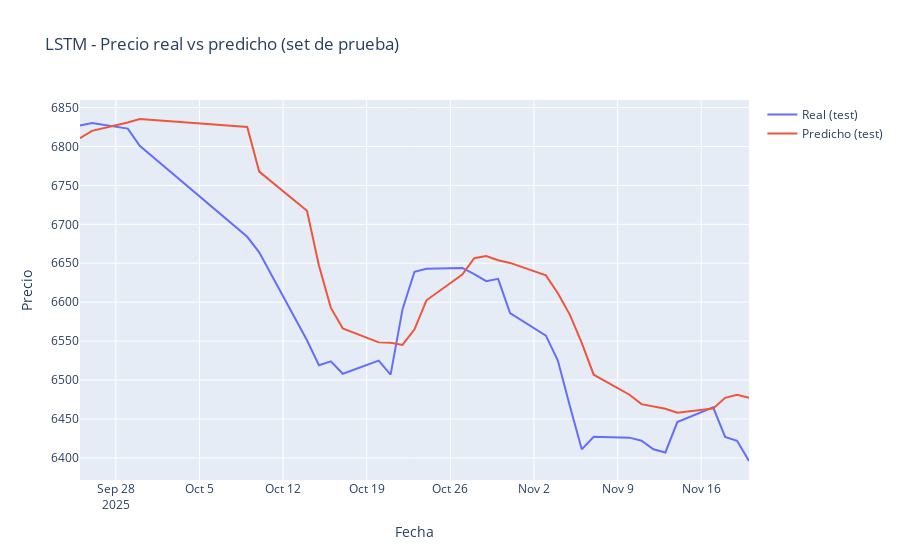
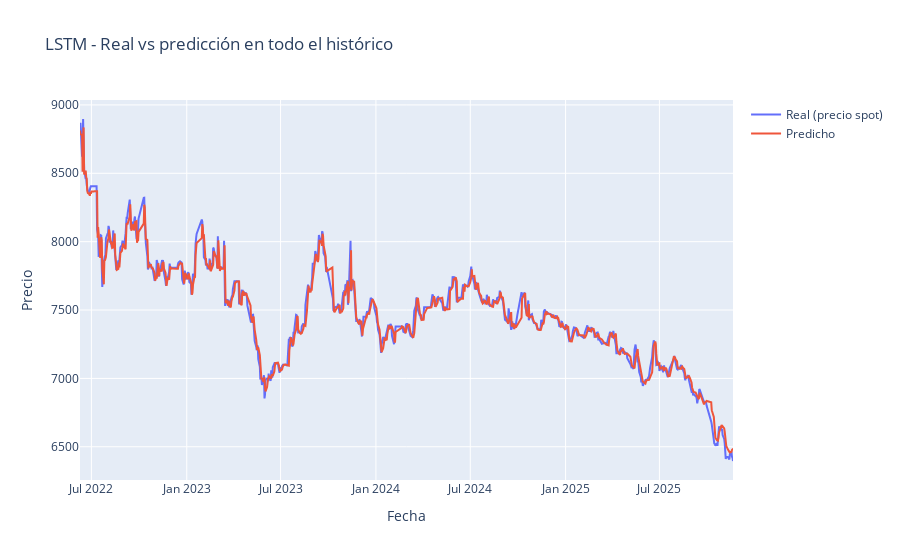
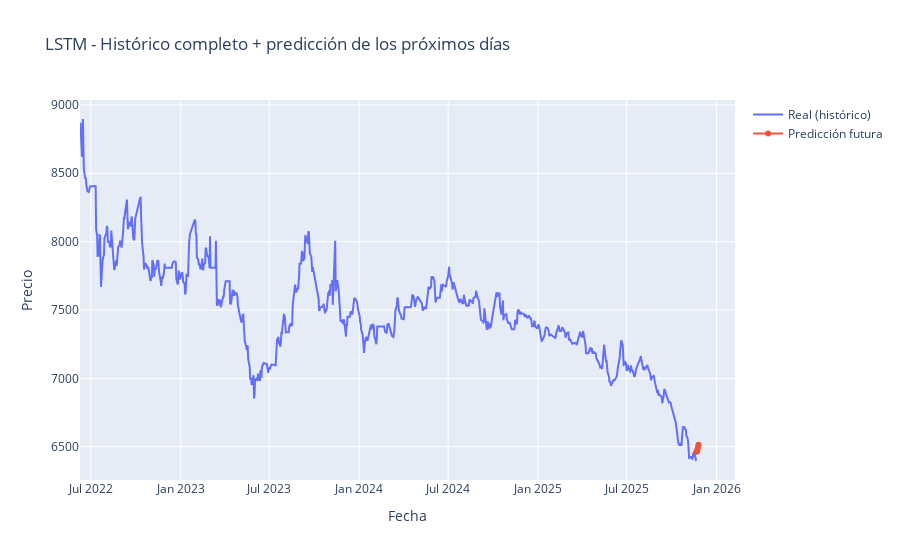

Notebook code cell kept with these figures, in order:
### Code cell
# =========================
#       GRÁFICAS
# =========================

# 1) Real vs predicho solo en test
plot_test_predictions(
    dates_test,
    y_test_inv_lstm,
    y_test_pred_inv_lstm,
    title_prefix="LSTM"
)

# 2) Real vs predicho en todo el histórico (train + val + test)
y_all_pred_scaled_lstm = lstm_model.predict(
    np.concatenate([X_train_seq, X_val_seq, X_test_seq], axis=0)
).flatten()

y_all_inv_lstm = scaler.inverse_transform(
    np.concatenate([y_train, y_val, y_test]).reshape(-1, 1)
).flatten()
y_all_pred_inv_lstm = scaler.inverse_transform(
    y_all_pred_scaled_lstm.reshape(-1, 1)
).flatten()

dates_all_full_lstm = np.concatenate([dates_train, dates_val, dates_test])

plot_full_predictions(
    dates_all_full_lstm,
    y_all_inv_lstm,
    y_all_pred_inv_lstm,
    title_prefix="LSTM"
)

# 3) Histórico completo + predicción de los próximos N_FUTURE_DAYS días
last_window_scaled_lstm = prices_scaled[-WINDOW_SIZE:]
future_scaled_lstm, future_inv_lstm = forecast_future(
    lstm_model,
    last_window_scaled_lstm,
    scaler,
    n_future=N_FUTURE_DAYS
)

last_date = df["Date"].max()
future_dates_lstm = pd.date_range(
    start=last_date + pd.Timedelta(days=1),
    periods=N_FUTURE_DAYS,
    freq="D"
)

plot_full_with_future(
    dates_all_full_lstm,
    y_all_inv_lstm,
    future_dates_lstm,
    future_inv_lstm,
    title_prefix="LSTM"
)

# Tabla de predicciones futuras (LSTM)
future_table_lstm = pd.DataFrame({
    "Fecha futura": future_dates_lstm,
    "Predicción del precio (LSTM)": future_inv_lstm
})
display(future_table_lstm)

### Figure 1 — Plotly figure (JSON) as saved in the notebook; plotly's stock layout.template omitted (floating-point values rounded to 4 significant figures)
{"data": [{"mode": "lines", "name": "Real (test)", "type": "scatter", "x": ["2025-09-25T00:00:00.000000000", "2025-09-26T00:00:00.000000000", "2025-09-29T00:00:00.000000000", "2025-09-30T00:00:00.000000000", "2025-10-09T00:00:00.000000000", "2025-10-10T00:00:00.000000000", "2025-10-14T00:00:00.000000000", "2025-10-15T00:00:00.000000000", "2025-10-16T00:00:00.000000000", "2025-10-17T00:00:00.000000000", "2025-10-20T00:00:00.000000000", "2025-10-21T00:00:00.000000000", "2025-10-22T00:00:00.000000000", "2025-10-23T00:00:00.000000000", "2025-10-24T00:00:00.000000000", "2025-10-27T00:00:00.000000000", "2025-10-28T00:00:00.000000000", "2025-10-29T00:00:00.000000000", "2025-10-30T00:00:00.000000000", "2025-10-31T00:00:00.000000000", "2025-11-03T00:00:00.000000000", "2025-11-04T00:00:00.000000000", "2025-11-05T00:00:00.000000000", "2025-11-06T00:00:00.000000000", "2025-11-07T00:00:00.000000000", "2025-11-10T00:00:00.000000000", "2025-11-11T00:00:00.000000000", "2025-11-12T00:00:00.000000000", "2025-11-13T00:00:00.000000000", "2025-11-14T00:00:00.000000000", "2025-11-17T00:00:00.000000000", "2025-11-18T00:00:00.000000000", "2025-11-19T00:00:00.000000000", "2025-11-20T00:00:00.000000000"], "y": [6827.0, 6830.0, 6823.0, 6801.0, 6684.0, 6664.0, 6551.0, 6519.0, 6524.0, 6508.0, 6525.0, 6507.0, 6591.0, 6639.0, 6643.0, 6644.0, 6636.0, 6627.0, 6630.0, 6586.0, 6557.0, 6525.0, 6467.0, 6411.0, 6427.0, 6426.0, 6422.0, 6411.0, 6407.0, 6446.0, 6465.0, 6427.0, 6422.0, 6396.0]}, {"mode": "lines", "name": "Predicho (test)", "type": "scatter", "x": ["2025-09-25T00:00:00.000000000", "2025-09-26T00:00:00.000000000", "2025-09-29T00:00:00.000000000", "2025-09-30T00:00:00.000000000", "2025-10-09T00:00:00.000000000", "2025-10-10T00:00:00.000000000", "2025-10-14T00:00:00.000000000", "2025-10-15T00:00:00.000000000", "2025-10-16T00:00:00.000000000", "2025-10-17T00:00:00.000000000", "2025-10-20T00:00:00.000000000", "2025-10-21T00:00:00.000000000", "2025-10-22T00:00:00.000000000", "2025-10-23T00:00:00.000000000", "2025-10-24T00:00:00.000000000", "2025-10-27T00:00:00.000000000", "2025-10-28T00:00:00.000000000", "2025-10-29T00:00:00.000000000", "2025-10-30T00:00:00.000000000", "2025-10-31T00:00:00.000000000", "2025-11-03T00:00:00.000000000", "2025-11-04T00:00:00.000000000", "2025-11-05T00:00:00.000000000", "2025-11-06T00:00:00.000000000", "2025-11-07T00:00:00.000000000", "2025-11-10T00:00:00.000000000", "2025-11-11T00:00:00.000000000", "2025-11-12T00:00:00.000000000", "2025-11-13T00:00:00.000000000", "2025-11-14T00:00:00.000000000", "2025-11-17T00:00:00.000000000", "2025-11-18T00:00:00.000000000", "2025-11-19T00:00:00.000000000", "2025-11-20T00:00:00.000000000"], "y": [6811.0, 6820.0, 6831.0, 6835.0, 6825.0, 6768.0, 6718.0, 6647.0, 6593.0, 6566.0, 6548.0, 6548.0, 6545.0, 6565.0, 6602.0, 6636.0, 6656.0, 6659.0, 6654.0, 6650.0, 6634.0, 6611.0, 6584.0, 6548.0, 6507.0, 6481.0, 6469.0, 6466.0, 6463.0, 6458.0, 6464.0, 6477.0, 6481.0, 6477.0]}], "layout": {"title": {"text": "LSTM - Precio real vs predicho (set de prueba)"}, "xaxis": {"title": {"text": "Fecha"}}, "yaxis": {"title": {"text": "Precio"}}}}

### Figure 2 — Plotly figure (JSON) as saved in the notebook; plotly's stock layout.template omitted (floating-point values rounded to 4 significant figures; data arrays with more than 128 entries replaced by an {"elided": "..."} marker saying what was removed)
{"data": [{"mode": "lines", "name": "Real (precio spot)", "type": "scatter", "x": {"elided": "757 str values"}, "y": {"elided": "757 float values"}}, {"mode": "lines", "name": "Predicho", "type": "scatter", "x": {"elided": "757 str values"}, "y": {"elided": "757 float values"}}], "layout": {"title": {"text": "LSTM - Real vs predicción en todo el histórico"}, "xaxis": {"title": {"text": "Fecha"}}, "yaxis": {"title": {"text": "Precio"}}}}

### Figure 3 — Plotly figure (JSON) as saved in the notebook; plotly's stock layout.template omitted (floating-point values rounded to 4 significant figures; data arrays with more than 128 entries replaced by an {"elided": "..."} marker saying what was removed)
{"data": [{"mode": "lines", "name": "Real (histórico)", "type": "scatter", "x": {"elided": "757 str values"}, "y": {"elided": "757 float values"}}, {"mode": "lines+markers", "name": "Predicción futura", "type": "scatter", "x": ["2025-11-21T00:00:00.000000000", "2025-11-22T00:00:00.000000000", "2025-11-23T00:00:00.000000000", "2025-11-24T00:00:00.000000000", "2025-11-25T00:00:00.000000000"], "y": [6464.0, 6468.0, 6482.0, 6498.0, 6514.0]}], "layout": {"title": {"text": "LSTM - Histórico completo + predicción de los próximos días"}, "xaxis": {"title": {"text": "Fecha"}}, "yaxis": {"title": {"text": "Precio"}}}}
